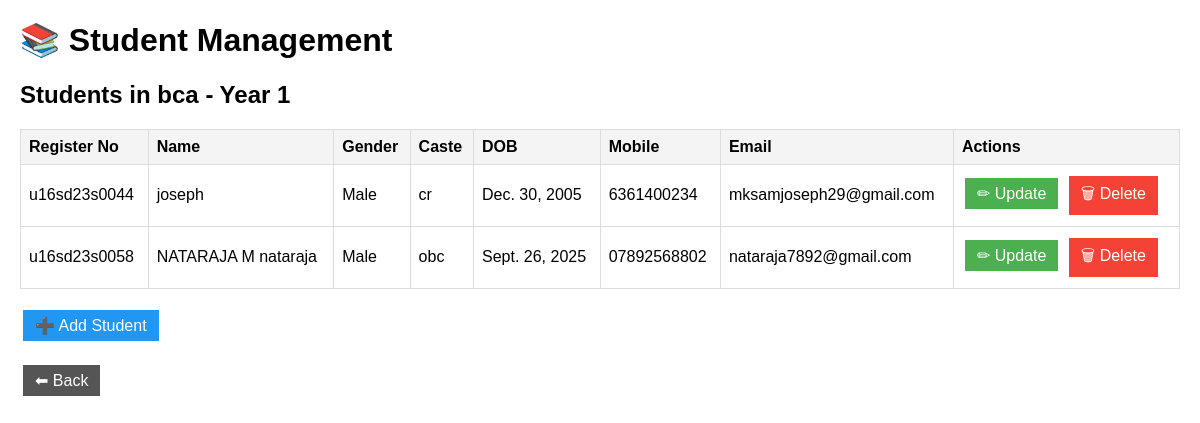
Page /details/?course=bca&year=1 on the committed database.
### register/models.py (models this page shows, shortened)
class Student(models.Model):
    YEAR_CHOICES = [
        (1, 'First Year'),
        (2, 'Second Year'),
        (3, 'Third Year'),
        (4, 'Fourth Year'),
    ]
    GENDER_CHOICES = [
        ('M', 'Male'),
        ('F', 'Female'),
        ('O', 'Other'),
    ]
    register_number = models.CharField(max_length=20, unique=True)
    name = models.CharField(max_length=100)
    course = models.CharField(max_length=100)
    gender = models.CharField(max_length=1, choices=GENDER_CHOICES)
    caste = models.CharField(max_length=50)
    dob = models.DateField()
    mobile_number = models.CharField(max_length=15)
    email = models.EmailField()
    year = models.IntegerField(choices=YEAR_CHOICES)

### exam1/views.py (the view, shortened to what this page needs)
# urls.py: path("details/", views.manage_students, name="manage_students"),
def manage_students(request):
    course = request.GET.get("course")
    year = request.GET.get("year")
    student_id = request.GET.get("student_id")
    action = request.GET.get("action")
    context = {}
    if not course:
        courses = Student.objects.values_list("course", flat=True).distinct()
        context["courses"] = courses
        return render(request, "exam1/manage_students.html", context)
    if course and not year:
        years = Student.objects.filter(course=course).values_list("year", flat=True).distinct()
        context["course"] = course
        context["years"] = years
        return render(request, "exam1/manage_students.html", context)
    if course and year and not student_id:
        students = Student.objects.filter(course=course, year=year)
        context["course"] = course
        context["year"] = year
        context["students"] = students
        return render(request, "exam1/manage_students.html", context)

### template/exam1/manage_students.html (shortened to what this page needs)
<!DOCTYPE html>
<html>
<head>
</head>
<body>
<h1>📚 Student Management</h1>
{% if courses %}
    <h2>Select Course</h2>
    <ul>
        {% for c in courses %}
            <li><a href="?course={{ c }}">{{ c }}</a></li>
        {% endfor %}
    </ul>
{% elif students %}
    <h2>Students in {{ course }} - Year {{ year }}</h2>
    <table>
        <tr>
            <th>Register No</th>
            <th>Name</th>
            <th>Gender</th>
            <th>Caste</th>
            <th>DOB</th>
            <th>Mobile</th>
            <th>Email</th>
            <th>Actions</th>
        </tr>
        {% for s in students %}
        <tr>
            <td>{{ s.register_number }}</td>
            <td>{{ s.name }}</td>
            <td>{{ s.get_gender_display }}</td>
            <td>{{ s.caste }}</td>
            <td>{{ s.dob }}</td>
            <td>{{ s.mobile_number }}</td>
            <td>{{ s.email }}</td>
            <td>
                <a class="btn btn-update" href="?course={{ course }}&year={{ year }}&student_id={{ s.id }}&action=update">✏ Update</a>
                <a class="btn btn-delete" href="?course={{ course }}&year={{ year }}&student_id={{ s.id }}&action=delete" onclick="return confirm('Delete this student?')">🗑 Delete</a>
            </td>
        </tr>
        {% endfor %}
    </table>
    <br>
    <a class="btn btn-add" href="?course={{ course }}&year={{ year }}&student_id=new&action=update">➕ Add Student</a>
    <br><br>
    <a class="btn btn-back" href="?course={{ course }}">⬅ Back</a>
{% endif %}
</body>
</html>

### template/exam1/manage_students.html (style rules this page uses)
body { font-family: Arial, sans-serif; margin: 20px; }
table { width: 100%; border-collapse: collapse; margin-top: 20px; }
th, td { border: 1px solid #ddd; padding: 8px; text-align: left; }
th { background: #f4f4f4; }
.btn { padding: 6px 12px; text-decoration: none; margin: 3px; display: inline-block; }
.btn-update { background: #4CAF50; color: white; }
.btn-delete { background: #f44336; color: white; }
.btn-back { background: #555; color: white; }
.btn-add { background: #2196F3; color: white; }

### rows in the picture
Student: register_number "u16sd23s0044", name "joseph", gender "Male", caste "cr", dob "Dec. 30, 2005", mobile_number "6361400234", email "mksamjoseph29@gmail.com"
Student: register_number "u16sd23s0058", name "NATARAJA M nataraja", gender "Male", caste "obc", dob "Sept. 26, 2025", mobile_number "07892568802", email "nataraja7892@gmail.com"

### other values in the picture
{{ course }} "bca"
{{ year }} "1"
